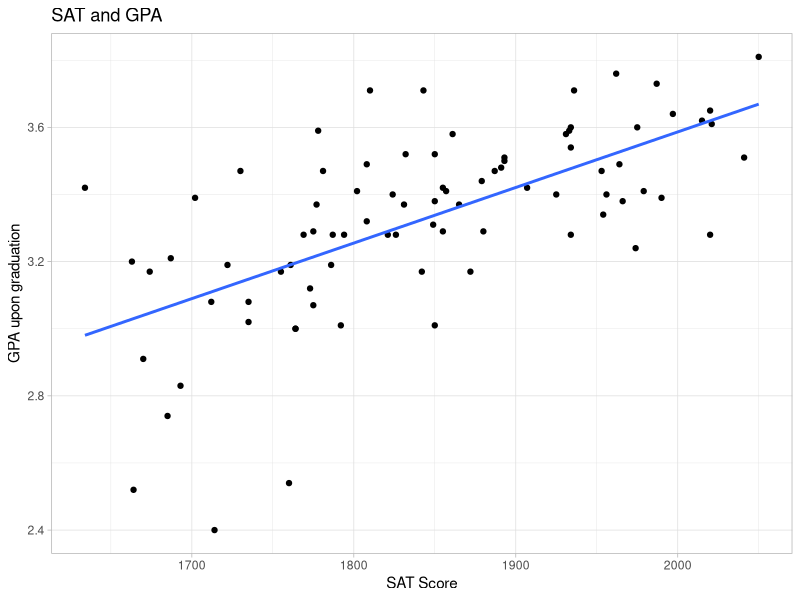

Generate this figure with R:

library(tidyverse)

college = read.csv("regression_example.csv")
college

linmod = lm(GPA ~ SAT, data = college)

ggplot(college, aes(SAT, GPA)) +
  geom_point() +
  theme_light() +
  labs(x = "SAT Score",
       y = "GPA upon graduation",
       title = "SAT and GPA") +
  stat_smooth(method = "lm", se = FALSE)

summary(linmod)
